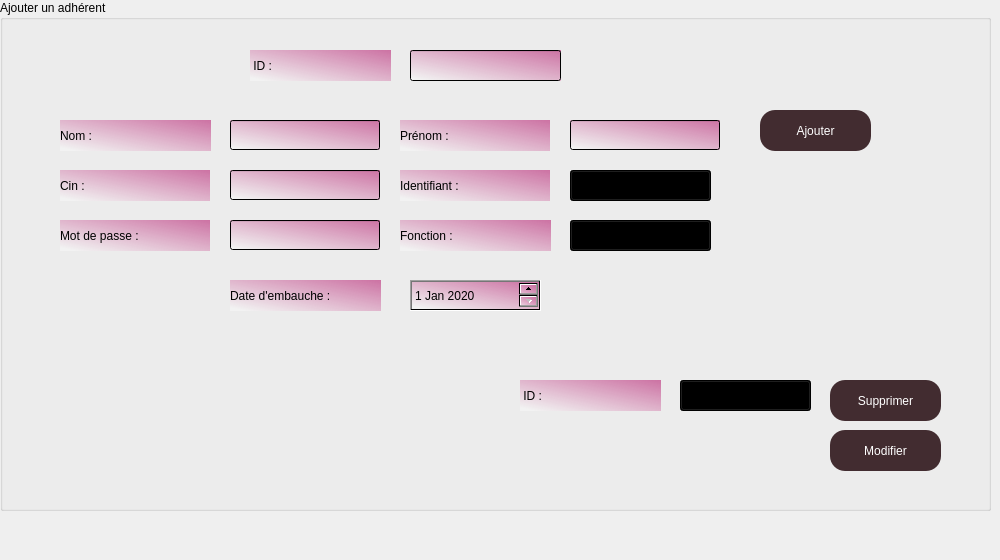
      <widget class="QWidget" name="Aherents">
       <attribute name="title">
        <string>Adhérents</string>
       </attribute>
       <widget class="QLabel" name="label_10">
        <property name="geometry">
         <rect>
          <x>0</x>
          <y>0</y>
          <width>991</width>
          <height>551</height>
         </rect>
        </property>
        <property name="minimumSize">
         <size>
          <width>991</width>
          <height>551</height>
         </size>
        </property>
        <property name="text">
         <string/>
        </property>
        <property name="pixmap">
         <pixmap>../other(img)/Teal And Brown Illustrated World Charity Day Poster.png</pixmap>
        </property>
       </widget>
       <widget class="QGroupBox" name="groupBox_3">
        <property name="geometry">
         <rect>
          <x>0</x>
          <y>0</y>
          <width>991</width>
          <height>511</height>
         </rect>
        </property>
        <property name="minimumSize">
         <size>
          <width>991</width>
          <height>200</height>
         </size>
        </property>
        <property name="styleSheet">
         <string notr="true">font: 12pt &quot;Times New Roman&quot;;</string>
        </property>
        <property name="title">
         <string>Ajouter un adhérent </string>
        </property>
        <widget class="QLabel" name="label_19">
         <property name="geometry">
          <rect>
           <x>60</x>
           <y>120</y>
           <width>151</width>
           <height>31</height>
          </rect>
         </property>
         <property name="minimumSize">
          <size>
           <width>101</width>
           <height>31</height>
          </size>
         </property>
         <property name="layoutDirection">
          <enum>Qt::LeftToRight</enum>
         </property>
         <property name="styleSheet">
          <string notr="true"> *{ background:qlineargradient(spread:pad, x1:0.058, y1:0.948864, x2:1, y2:0, stop:0 rgba(255, 255, 255, 74), stop:1 rgba(204, 114, 163, 255)); 
	font: 12pt &quot;Times New Roman&quot;;
}</string>
         </property>
         <property name="text">
          <string>Nom :</string>
         </property>
        </widget>
        <widget class="QLabel" name="label_18">
         <property name="geometry">
          <rect>
           <x>60</x>
           <y>170</y>
           <width>150</width>
           <height>31</height>
          </rect>
         </property>
         <property name="minimumSize">
          <size>
           <width>150</width>
           <height>31</height>
          </size>
         </property>
         <property name="styleSheet">
          <string notr="true"> *{ background:qlineargradient(spread:pad, x1:0.058, y1:0.948864, x2:1, y2:0, stop:0 rgba(255, 255, 255, 74), stop:1 rgba(204, 114, 163, 255)); 
	font: 12pt &quot;Times New Roman&quot;;
}</string>
         </property>
         <property name="text">
          <string>Cin :</string>
         </property>
        </widget>
        <widget class="QLabel" name="label_17">
         <property name="geometry">
          <rect>
           <x>400</x>
           <y>120</y>
           <width>150</width>
           <height>31</height>
          </rect>
         </property>
         <property name="minimumSize">
          <size>
           <width>150</width>
           <height>31</height>
          </size>
         </property>
         <property name="styleSheet">
          <string notr="true"> *{ background:qlineargradient(spread:pad, x1:0.058, y1:0.948864, x2:1, y2:0, stop:0 rgba(255, 255, 255, 74), stop:1 rgba(204, 114, 163, 255)); 
	font: 12pt &quot;Times New Roman&quot;;
}</string>
         </property>
         <property name="text">
          <string>Prénom :</string>
         </property>
        </widget>
        <widget class="QLabel" name="label_23">
         <property name="geometry">
          <rect>
           <x>230</x>
           <y>280</y>
           <width>151</width>
           <height>31</height>
          </rect>
         </property>
         <property name="minimumSize">
          <size>
           <width>150</width>
           <height>31</height>
          </size>
         </property>
         <property name="styleSheet">
          <string notr="true"> *{ background:qlineargradient(spread:pad, x1:0.058, y1:0.948864, x2:1, y2:0, stop:0 rgba(255, 255, 255, 74), stop:1 rgba(204, 114, 163, 255)); 
	font: 12pt &quot;Times New Roman&quot;;
}</string>
         </property>
         <property name="text">
          <string>Date d'embauche :</string>
         </property>
        </widget>
        <widget class="QLabel" name="label_20">
         <property name="geometry">
          <rect>
           <x>400</x>
           <y>220</y>
           <width>151</width>
           <height>31</height>
          </rect>
         </property>
         <property name="minimumSize">
          <size>
           <width>150</width>
           <height>31</height>
          </size>
         </property>
         <property name="styleSheet">
          <string notr="true"> *{ background:qlineargradient(spread:pad, x1:0.058, y1:0.948864, x2:1, y2:0, stop:0 rgba(255, 255, 255, 74), stop:1 rgba(204, 114, 163, 255)); 
	font: 12pt &quot;Times New Roman&quot;;
}</string>
         </property>
         <property name="text">
          <string>Fonction :</string>
         </property>
        </widget>
        <widget class="QLabel" name="label_24">
         <property name="geometry">
          <rect>
           <x>60</x>
           <y>220</y>
           <width>150</width>
           <height>31</height>
          </rect>
         </property>
         <property name="minimumSize">
          <size>
           <width>150</width>
           <height>31</height>
          </size>
         </property>
         <property name="styleSheet">
          <string notr="true"> *{ background:qlineargradient(spread:pad, x1:0.058, y1:0.948864, x2:1, y2:0, stop:0 rgba(255, 255, 255, 74), stop:1 rgba(204, 114, 163, 255)); 
	font: 12pt &quot;Times New Roman&quot;;
}</string>
         </property>
         <property name="text">
          <string>Mot de passe :</string>
         </property>
        </widget>
        <widget class="QLineEdit" name="lineEdit_8">
         <property name="geometry">
          <rect>
           <x>230</x>
           <y>120</y>
           <width>150</width>
           <height>30</height>
          </rect>
         </property>
         <property name="minimumSize">
          <size>
           <width>140</width>
           <height>30</height>
          </size>
         </property>
         <property name="styleSheet">
          <string notr="true"> *{ background:qlineargradient(spread:pad, x1:0.058, y1:0.948864, x2:1, y2:0, stop:0 rgba(255, 255, 255, 74), stop:1 rgba(204, 114, 163, 255));
font: 12pt &quot;Times New Roman&quot;;}
</string>
         </property>
         <property name="maxLength">
          <number>20</number>
         </property>
        </widget>
        <widget class="QLineEdit" name="lineEdit_6">
         <property name="geometry">
          <rect>
           <x>570</x>
           <y>120</y>
           <width>150</width>
           <height>30</height>
          </rect>
         </property>
         <property name="minimumSize">
          <size>
           <width>140</width>
           <height>30</height>
          </size>
         </property>
         <property name="styleSheet">
          <string notr="true"> *{ background:qlineargradient(spread:pad, x1:0.058, y1:0.948864, x2:1, y2:0, stop:0 rgba(255, 255, 255, 74), stop:1 rgba(204, 114, 163, 255));
font: 12pt &quot;Times New Roman&quot;;}
</string>
         </property>
         <property name="maxLength">
          <number>20</number>
         </property>
        </widget>
        <widget class="QLineEdit" name="lineEdit_7">
         <property name="geometry">
          <rect>
           <x>230</x>
           <y>170</y>
           <width>150</width>
           <height>30</height>
          </rect>
         </property>
         <property name="minimumSize">
          <size>
           <width>140</width>
           <height>30</height>
          </size>
         </property>
         <property name="styleSheet">
          <string notr="true"> *{ background:qlineargradient(spread:pad, x1:0.058, y1:0.948864, x2:1, y2:0, stop:0 rgba(255, 255, 255, 74), stop:1 rgba(204, 114, 163, 255));
font: 12pt &quot;Times New Roman&quot;;}
</string>
         </property>
         <property name="maxLength">
          <number>8</number>
         </property>
        </widget>
        <widget class="QLabel" name="label_21">
         <property name="geometry">
          <rect>
           <x>400</x>
           <y>170</y>
           <width>150</width>
           <height>31</height>
          </rect>
         </property>
         <property name="minimumSize">
          <size>
           <width>150</width>
           <height>31</height>
          </size>
         </property>
         <property name="styleSheet">
          <string notr="true"> *{ background:qlineargradient(spread:pad, x1:0.058, y1:0.948864, x2:1, y2:0, stop:0 rgba(255, 255, 255, 74), stop:1 rgba(204, 114, 163, 255)); 
	font: 12pt &quot;Times New Roman&quot;;
}</string>
         </property>
         <property name="text">
          <string>Identifiant :</string>
         </property>
        </widget>
        <widget class="QLineEdit" name="lineEdit_9">
         <property name="geometry">
          <rect>
           <x>230</x>
           <y>220</y>
           <width>150</width>
           <height>30</height>
          </rect>
         </property>
         <property name="minimumSize">
          <size>
           <width>140</width>
           <height>30</height>
          </size>
         </property>
         <property name="styleSheet">
          <string notr="true"> *{ background:qlineargradient(spread:pad, x1:0.058, y1:0.948864, x2:1, y2:0, stop:0 rgba(255, 255, 255, 74), stop:1 rgba(204, 114, 163, 255));
font: 12pt &quot;Times New Roman&quot;;}
</string>
         </property>
        </widget>
        <widget class="QPushButton" name="ajouter_button">
         <property name="geometry">
          <rect>
           <x>760</x>
           <y>110</y>
           <width>111</width>
           <height>41</height>
          </rect>
         </property>
         <property name="styleSheet">
          <string notr="true">#ajouter_button
{
font: 12pt &quot;Times New Roman&quot;;
background:#422c30;
color:white;
border-radius:15px;
}
#ajouter_button::hover
{
font: 12pt &quot;Times New Roman&quot;;
background:brown;
color:white;
border-radius:15px;
}</string>
         </property>
         <property name="text">
          <string>Ajouter</string>
         </property>
        </widget>
        <widget class="QPushButton" name="pushButton_12">
         <property name="geometry">
          <rect>
           <x>830</x>
           <y>380</y>
           <width>111</width>
           <height>41</height>
          </rect>
         </property>
         <property name="styleSheet">
          <string notr="true">#pushButton_12
{
font: 12pt &quot;Times New Roman&quot;;
background:#422c30;
color:white;
border-radius:15px;
}
#pushButton_12::hover
{
font: 12pt &quot;Times New Roman&quot;;
background:brown;
color:white;
border-radius:15px;
}</string>
         </property>
         <property name="text">
          <string>Supprimer</string>
         </property>
        </widget>
        <widget class="QLabel" name="label_25">
         <property name="geometry">
          <rect>
           <x>250</x>
           <y>50</y>
           <width>141</width>
           <height>31</height>
          </rect>
         </property>
         <property name="minimumSize">
          <size>
           <width>101</width>
           <height>31</height>
          </size>
         </property>
         <property name="layoutDirection">
          <enum>Qt::LeftToRight</enum>
         </property>
         <property name="styleSheet">
          <string notr="true"> *{ background:qlineargradient(spread:pad, x1:0.058, y1:0.948864, x2:1, y2:0, stop:0 rgba(255, 255, 255, 74), stop:1 rgba(204, 114, 163, 255)); 
	font: 12pt &quot;Times New Roman&quot;;
}</string>
         </property>
         <property name="text">
          <string> ID :</string>
         </property>
        </widget>
        <widget class="QPushButton" name="pushButton_11">
         <property name="geometry">
          <rect>
           <x>830</x>
           <y>430</y>
           <width>111</width>
           <height>41</height>
          </rect>
         </property>
         <property name="styleSheet">
          <string notr="true">#pushButton_11
{
font: 12pt &quot;Times New Roman&quot;;
background:#422c30;
color:white;
border-radius:15px;
}
#pushButton_11::hover
{
font: 12pt &quot;Times New Roman&quot;;
background:brown;
color:white;
border-radius:15px;
}</string>
         </property>
         <property name="text">
          <string>Modifier</string>
         </property>
        </widget>
        <widget class="QComboBox" name="comboBox">
         <property name="geometry">
          <rect>
           <x>570</x>
           <y>220</y>
           <width>141</width>
           <height>31</height>
          </rect>
         </property>
         <property name="styleSheet">
          <string notr="true"> *{ background:qlineargradient(spread:pad, x1:0.058, y1:0.948864, x2:1, y2:0, stop:0 rgba(255, 255, 255, 74), stop:1 rgba(204, 114, 163, 255));
font: 12pt &quot;Times New Roman&quot;;}
</string>
         </property>
         <item>
          <property name="text">
           <string>RH</string>
          </property>
         </item>
         <item>
          <property name="text">
           <string>Responsable Relations Beneficiaires</string>
          </property>
         </item>
         <item>
          <property name="text">
           <string>Directeur collet de Fonds</string>
          </property>
         </item>
         <item>
          <property name="text">
           <string>Responsable Livraison</string>
          </property>
         </item>
         <item>
          <property name="text">
           <string>Responsable Evenement</string>
          </property>
         </item>
        </widget>
        <widget class="QComboBox" name="comboBox_2">
         <property name="geometry">
          <rect>
           <x>570</x>
           <y>170</y>
           <width>141</width>
           <height>31</height>
          </rect>
         </property>
         <property name="styleSheet">
          <string notr="true"> *{ background:qlineargradient(spread:pad, x1:0.058, y1:0.948864, x2:1, y2:0, stop:0 rgba(255, 255, 255, 74), stop:1 rgba(204, 114, 163, 255));
font: 12pt &quot;Times New Roman&quot;;}
</string>
         </property>
         <item>
          <property name="text">
           <string>ADH140</string>
          </property>
         </item>
         <item>
          <property name="text">
           <string>BEN110</string>
          </property>
         </item>
         <item>
          <property name="text">
           <string>DON147</string>
          </property>
         </item>
         <item>
          <property name="text">
           <string>LIV180</string>
          </property>
         </item>
         <item>
          <property name="text">
           <string>EVE010</string>
          </property>
         </item>
        </widget>
        <widget class="QComboBox" name="comboBox_3">
         <property name="geometry">
          <rect>
           <x>680</x>
           <y>380</y>
           <width>131</width>
           <height>31</height>
          </rect>
         </property>
         <property name="styleSheet">
          <string notr="true"> *{ background:qlineargradient(spread:pad, x1:0.058, y1:0.948864, x2:1, y2:0, stop:0 rgba(255, 255, 255, 74), stop:1 rgba(204, 114, 163, 255));
font: 12pt &quot;Times New Roman&quot;;}
</string>
         </property>
        </widget>
        <widget class="QDateEdit" name="dateEdit">
         <property name="geometry">
          <rect>
           <x>410</x>
           <y>280</y>
           <width>131</width>
           <height>31</height>
          </rect>
         </property>
         <property name="styleSheet">
          <string notr="true"> *{ background:qlineargradient(spread:pad, x1:0.058, y1:0.948864, x2:1, y2:0, stop:0 rgba(255, 255, 255, 74), stop:1 rgba(204, 114, 163, 255));
font: 12pt &quot;Times New Roman&quot;;}
</string>
         </property>
         <property name="dateTime">
          <datetime>
           <hour>0</hour>
           <minute>0</minute>
           <second>0</second>
           <year>2020</year>
           <month>1</month>
           <day>1</day>
          </datetime>
         </property>
         <property name="maximumDate">
          <date>
           <year>2030</year>
           <month>12</month>
           <day>31</day>
          </date>
         </property>
        </widget>
        <widget class="QLabel" name="label_26">
         <property name="geometry">
          <rect>
           <x>520</x>
           <y>380</y>
           <width>141</width>
           <height>31</height>
          </rect>
         </property>
         <property name="minimumSize">
          <size>
           <width>101</width>
           <height>31</height>
          </size>
         </property>
         <property name="layoutDirection">
          <enum>Qt::LeftToRight</enum>
         </property>
         <property name="styleSheet">
          <string notr="true"> *{ background:qlineargradient(spread:pad, x1:0.058, y1:0.948864, x2:1, y2:0, stop:0 rgba(255, 255, 255, 74), stop:1 rgba(204, 114, 163, 255)); 
	font: 12pt &quot;Times New Roman&quot;;
}</string>
         </property>
         <property name="text">
          <string> ID :</string>
         </property>
        </widget>
        <widget class="QLineEdit" name="lineEdit_4">
         <property name="geometry">
          <rect>
           <x>410</x>
           <y>50</y>
           <width>151</width>
           <height>31</height>
          </rect>
         </property>
         <property name="styleSheet">
          <string notr="true"> *{ background:qlineargradient(spread:pad, x1:0.058, y1:0.948864, x2:1, y2:0, stop:0 rgba(255, 255, 255, 74), stop:1 rgba(204, 114, 163, 255));
font: 12pt &quot;Times New Roman&quot;;}</string>
         </property>
        </widget>
       </widget>
      </widget>
